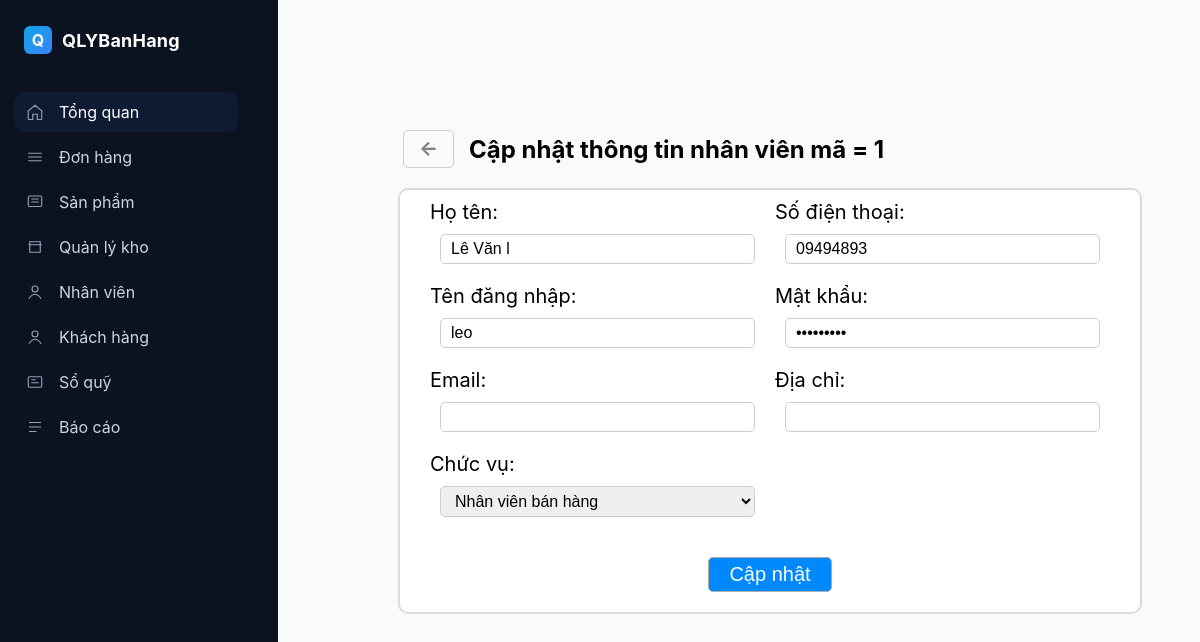
/Front-end/Trangchuafter/quanlynv/suaNhanVien.php?MaNV=1, run on the app's committed database.
### tables this page shows
CREATE TABLE `nguoidung` (
  `MaND` int(11) NOT NULL,
  `TenDangNhap` varchar(50) NOT NULL,
  `MatKhau` varchar(255) NOT NULL,
  `QuyenHan` enum('Admin','NhanVien','KhachHang') NOT NULL,
  `SDT` varchar(15) DEFAULT NULL,
  `MaNV` int(11) DEFAULT NULL,
  `MaKH` int(11) DEFAULT NULL
);

CREATE TABLE `nhanvien` (
  `MaNV` int(11) NOT NULL,
  `HoTen` varchar(150) NOT NULL,
  `ChucVu` varchar(100) DEFAULT NULL,
  `MaND` int(11) DEFAULT NULL,
  `SDT` varchar(15) DEFAULT NULL,
  `Email` varchar(100) DEFAULT NULL,
  `DiaChi` varchar(255) DEFAULT NULL
);

### Front-end/Trangchuafter/quanlynv/suaNhanVien.php (the view, shortened to what this page needs)
<!DOCTYPE html>
<html lang="en">
<head>
</head>
<body>
    <?php
        include("connect.php");
        if (isset($_GET["MaNV"])) {
            $MaNV = $_GET["MaNV"];
        }
        $sql = "SELECT nv.*, nd.SDT,nd.QuyenHan, nd.TenDangNhap, nd.MatKhau FROM nhanvien nv
                JOIN nguoidung nd ON nv.MaND = nd.MaND
                WHERE nv.MaNV = $MaNV";
        $result = mysqli_query($conn, $sql);
        $row = mysqli_fetch_array($result);
?>
    <div class="container">
        <div class="sidebar">
            <div class="brand">
                <div class="brand-logo">Q</div>
                <h1>QLYBanHang</h1>
            </div>
            <nav class="nav">
                <div class="nav-section">
                    <a class="nav-item active" href="#">
                        <svg viewBox="0 0 24 24" fill="none" stroke="currentColor"><path d="M3 10.5 12 3l9 7.5V21a1 1 0 0 1-1 1h-5v-7H9v7H4a1 1 0 0 1-1-1v-10.5z" stroke-width="1.5"/></svg>
                        Tổng quan
                    </a>
                    <a class="nav-item" href="#"><svg viewBox="0 0 24 24" fill="none" stroke="currentColor"><path d="M3 7h18M3 12h18M3 17h18" stroke-width="1.5"/></svg> Đơn hàng</a>
                    <a class="nav-item" href="#"><svg viewBox="0 0 24 24" fill="none" stroke="currentColor"><rect x="3" y="4" width="18" height="14" rx="2" stroke-width="1.5"/><path d="M7 8h10M7 12h10" stroke-width="1.5"/></svg> Sản phẩm</a>
                    <a class="nav-item" href="#"><svg viewBox="0 0 24 24" fill="none" stroke="currentColor"><path d="M3 9h18M5 9V5h14v4M5 9v10h14V9" stroke-width="1.5"/></svg> Quản lý kho</a>
                    <a class="nav-item" href="../employee.php"><svg viewBox="0 0 24 24" fill="none" stroke="currentColor"><circle cx="12" cy="8" r="4" stroke-width="1.5"/><path d="M4 21c1.5-4 6-6 8-6s6.5 2 8 6" stroke-width="1.5"/></svg> Nhân viên</a>
                    <a class="nav-item" href="#"><svg viewBox="0 0 24 24" fill="none" stroke="currentColor"><circle cx="12" cy="8" r="4" stroke-width="1.5"/><path d="M4 21c1.5-4 6-6 8-6s6.5 2 8 6" stroke-width="1.5"/></svg> Khách hàng</a>
                    <a class="nav-item" href="#"><svg viewBox="0 0 24 24" fill="none" stroke="currentColor"><rect x="3" y="5" width="18" height="14" rx="2" stroke-width="1.5"/><path d="M7 9h6M7 13h10" stroke-width="1.5"/></svg> Sổ quỹ</a>
                    <a class="nav-item" href="#"><svg viewBox="0 0 24 24" fill="none" stroke="currentColor"><path d="M4 6h16M4 12h16M4 18h10" stroke-width="1.5"/></svg> Báo cáo</a>
                </div>
            </nav>
        </div>
        <div class="update">
            <div class="title">
                <a href="../employee.php"><b>&larr;</b></a>
                <h2>Cập nhật thông tin nhân viên mã = <?php echo $row['MaNV']?></h2>
            </div>
            <form action="" method="post" enctype="multipart/form-data">
                <div class="box">
                    <div class="dauvao">
                        <div class="info">
                            <label for="">Họ tên: </label>
                            <input type="text" name = "HoTen" value = "<?php echo $row['HoTen']?>">
                        </div>
                        <div class="info">
                            <label for="">Số điện thoại: </label>
                            <input type="nnumber" name="SoDienThoai" value="<?php echo $row['SDT']; ?>">
                        </div>
                        <div class="info">
                            <label for="">Tên đăng nhập: </label>
                            <input type="text" name="TenDangNhap" value="<?php echo $row['TenDangNhap']; ?>">
                        </div>
                        <div class="info">
                            <label for="">Mật khẩu: </label>
                            <input type="password" name="MatKhau" value="<?php echo $row['MatKhau']; ?>">
                        </div>
                        <div class="info">
                            <label for="">Email: </label>
                            <input type="email" name="Email" value="<?php echo $row['Email']; ?>">
                        </div>
                        <div class="info">
                            <label for="">Địa chỉ: </label>
                            <input type="text" name="Address" value="<?php echo $row['DiaChi']; ?>">
                        </div>
                        <div class="info">
                            <label for="">Chức vụ: </label>
                            <select name="ChucVu" id="loai">
                                <option value="Nhân viên bán hàng" <?php echo $row['ChucVu'] == 'Nhân viên bán hàng' ? 'selected' : '  ' ?>>Nhân viên bán hàng</option>
                            </select>
                        </div>
                    </div>
                    <div class="btn">
                        <input type="submit" name="sua" value="Cập nhật">
                    </div>
                </div>
            </form>
        </div>
    </div>
</body>
</html>

### Front-end/Trangchuafter/quanlynv/suaNhanVien.php (style rules this page uses)
body { background-color: #f8fafc; margin: 0; font-family: Inter, system-ui, -apple-system, Segoe UI, Roboto, "Helvetica Neue", Arial, "Noto Sans", "Apple Color Emoji", "Segoe UI Emoji"; }
.container { display: flex; grid-template-columns: 260px 1fr;min-height: 100vh; }
.sidebar { background-color: #0b1220; color: #cbd5e1; width: 250px; padding: 18px 14px; display: flex; flex-direction: column; }
.brand { display:flex; align-items:center; gap:10px; padding: 8px 10px; margin-bottom: 8px; }
.brand-logo { width:28px; height:28px; border-radius:6px; background: linear-gradient(135deg,#0ea5e9,#3b82f6); display:grid; place-items:center; color:#fff; font-weight:700; }
.brand h1 { font-size: 18px; color:#fff; margin:0; font-weight:700; letter-spacing:.2px; }
.nav { margin-top: 8px; width: 230px; }
.nav-section { margin-top: 14px; }
.nav-section a { color: inherit; text-decoration: none; }
.nav-item { display:flex; align-items:center;margin: 5px 0; gap:15px; width: 200px; padding: 10px 12px; border-radius:10px; color:#cbd5e1; }
.nav-item.active { background: #0f1a33; color:#fff; }
.nav-item svg { width:18px; height:18px; color:#94a3b8; }
.update { padding: 10px 20px 30px; margin: 100px 0 150px 100px; margin-left: 100px; }
.title { display: flex; align-items: center; margin: 20px 0; }
.title a { font-size: 20px; text-decoration: none; color: gray; padding: 5px 15px; margin: 0 5px; border-radius: 5px; border:1px solid #cecece; display: flex; align-items: center; }
.title b { font-size: 20px; padding-bottom: 2px; }
.title h2 { margin: 0; margin-left: 10px; }
.box { background-color: #fff; font-size: 20px; padding: 10px 20px 20px 20px; border: 2px solid #dbdbdb; border-radius: 10px; width: 700px; }
.dauvao { display: grid; grid-template-columns: repeat(2, 1fr); gap: 10px; max-width: 680px; margin: auto; }
.info { display: flex; flex-direction: column; }
.info input, .info select { border: 1px solid #cecece; border-radius: 5px; font-size: 16px; padding: 5px 10px; margin: 10px; }
.btn { margin-top: 30px; display: flex; justify-self: center; align-items: center; }
.btn input { border-radius: 5px; border: 1px solid #acacac; padding: 5px 20px; font-size: 20px; background-color: rgb(0 136 255); margin: 0 5px; cursor: pointer; color: white; }

### data on the page
nguoidung: nhanvien.MaNV "1", HoTen "Lê Văn l", SoDienThoai "09494893", TenDangNhap "leo"
nhanvien: ChucVu "Nhân viên bán hàng"
